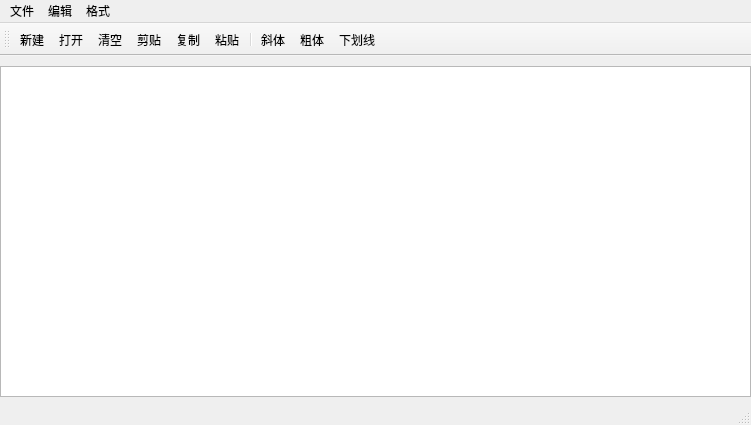
<?xml version="1.0" encoding="UTF-8"?>
<ui version="4.0">
 <class>MainWindow</class>
 <widget class="QMainWindow" name="MainWindow">
  <property name="geometry">
   <rect>
    <x>0</x>
    <y>0</y>
    <width>751</width>
    <height>425</height>
   </rect>
  </property>
  <property name="windowTitle">
   <string>MainWindow</string>
  </property>
  <widget class="QWidget" name="centralwidget">
   <widget class="QTextEdit" name="textEdit">
    <property name="geometry">
     <rect>
      <x>0</x>
      <y>10</y>
      <width>751</width>
      <height>331</height>
     </rect>
    </property>
   </widget>
  </widget>
  <widget class="QMenuBar" name="menubar">
   <property name="geometry">
    <rect>
     <x>0</x>
     <y>0</y>
     <width>751</width>
     <height>23</height>
    </rect>
   </property>
   <widget class="QMenu" name="menu">
    <property name="title">
     <string>文件</string>
    </property>
    <addaction name="actNew"/>
    <addaction name="actOpen"/>
    <addaction name="separator"/>
    <addaction name="actClose"/>
   </widget>
   <widget class="QMenu" name="menu_2">
    <property name="title">
     <string>编辑</string>
    </property>
    <addaction name="actCut"/>
    <addaction name="actCopy"/>
    <addaction name="actPaste"/>
    <addaction name="separator"/>
    <addaction name="actClear"/>
   </widget>
   <widget class="QMenu" name="menu_3">
    <property name="title">
     <string>格式</string>
    </property>
    <addaction name="actFontBold"/>
    <addaction name="actFontItalic"/>
    <addaction name="actFontUnder"/>
    <addaction name="separator"/>
    <addaction name="actToolbarLab"/>
   </widget>
   <addaction name="menu"/>
   <addaction name="menu_2"/>
   <addaction name="menu_3"/>
  </widget>
  <widget class="QToolBar" name="mainToolBar">
   <property name="windowTitle">
    <string/>
   </property>
   <property name="toolButtonStyle">
    <enum>Qt::ToolButtonTextBesideIcon</enum>
   </property>
   <attribute name="toolBarArea">
    <enum>TopToolBarArea</enum>
   </attribute>
   <attribute name="toolBarBreak">
    <bool>false</bool>
   </attribute>
   <addaction name="actNew"/>
   <addaction name="actOpen"/>
   <addaction name="actClear"/>
   <addaction name="actCut"/>
   <addaction name="actCopy"/>
   <addaction name="actPaste"/>
   <addaction name="separator"/>
   <addaction name="actFontItalic"/>
   <addaction name="actFontBold"/>
   <addaction name="actFontUnder"/>
  </widget>
  <widget class="QStatusBar" name="statusBar">
   <property name="font">
    <font>
     <family>Microsoft Uighur</family>
    </font>
   </property>
   <property name="inputMethodHints">
    <set>Qt::ImhNone</set>
   </property>
  </widget>
  <action name="actNew">
   <property name="icon">
    <iconset resource="file_edit.qrc">
     <normaloff>:/new/prefix1/images/new2.bmp</normaloff>:/new/prefix1/images/new2.bmp</iconset>
   </property>
   <property name="text">
    <string>新建</string>
   </property>
   <property name="shortcut">
    <string>Ctrl+N</string>
   </property>
  </action>
  <action name="actOpen">
   <property name="icon">
    <iconset resource="file_edit.qrc">
     <normaloff>:/new/prefix1/images/open3.bmp</normaloff>:/new/prefix1/images/open3.bmp</iconset>
   </property>
   <property name="text">
    <string>打开</string>
   </property>
   <property name="shortcut">
    <string>Ctrl+O</string>
   </property>
  </action>
  <action name="actClose">
   <property name="icon">
    <iconset resource="file_edit.qrc">
     <normaloff>:/new/prefix1/images/exit.bmp</normaloff>:/new/prefix1/images/exit.bmp</iconset>
   </property>
   <property name="text">
    <string>退出</string>
   </property>
  </action>
  <action name="actCut">
   <property name="icon">
    <iconset resource="file_edit.qrc">
     <normaloff>:/new/prefix1/images/cut.bmp</normaloff>:/new/prefix1/images/cut.bmp</iconset>
   </property>
   <property name="text">
    <string>剪贴</string>
   </property>
   <property name="shortcut">
    <string>Ctrl+X</string>
   </property>
  </action>
  <action name="actCopy">
   <property name="icon">
    <iconset resource="file_edit.qrc">
     <normaloff>:/new/prefix1/images/120.bmp</normaloff>:/new/prefix1/images/120.bmp</iconset>
   </property>
   <property name="text">
    <string>复制</string>
   </property>
   <property name="shortcut">
    <string>Ctrl+C</string>
   </property>
  </action>
  <action name="actPaste">
   <property name="icon">
    <iconset resource="file_edit.qrc">
     <normaloff>:/new/prefix1/images/paste.bmp</normaloff>:/new/prefix1/images/paste.bmp</iconset>
   </property>
   <property name="text">
    <string>粘贴</string>
   </property>
   <property name="shortcut">
    <string>Ctrl+V</string>
   </property>
  </action>
  <action name="actClear">
   <property name="icon">
    <iconset resource="file_edit.qrc">
     <normaloff>:/new/prefix1/images/103.bmp</normaloff>:/new/prefix1/images/103.bmp</iconset>
   </property>
   <property name="text">
    <string>清空</string>
   </property>
  </action>
  <action name="actFontBold">
   <property name="checkable">
    <bool>true</bool>
   </property>
   <property name="icon">
    <iconset resource="file_edit.qrc">
     <normaloff>:/new/prefix1/images/BLD.BMP</normaloff>:/new/prefix1/images/BLD.BMP</iconset>
   </property>
   <property name="text">
    <string>粗体</string>
   </property>
  </action>
  <action name="actFontItalic">
   <property name="checkable">
    <bool>true</bool>
   </property>
   <property name="icon">
    <iconset resource="file_edit.qrc">
     <normaloff>:/new/prefix1/images/ITL.BMP</normaloff>:/new/prefix1/images/ITL.BMP</iconset>
   </property>
   <property name="text">
    <string>斜体</string>
   </property>
  </action>
  <action name="actFontUnder">
   <property name="checkable">
    <bool>true</bool>
   </property>
   <property name="icon">
    <iconset resource="file_edit.qrc">
     <normaloff>:/new/prefix1/images/WORDUNDR.BMP</normaloff>:/new/prefix1/images/WORDUNDR.BMP</iconset>
   </property>
   <property name="text">
    <string>下划线</string>
   </property>
  </action>
  <action name="actToolbarLab">
   <property name="icon">
    <iconset resource="file_edit.qrc">
     <normaloff>:/new/prefix1/images/430.bmp</normaloff>:/new/prefix1/images/430.bmp</iconset>
   </property>
   <property name="text">
    <string>显示工具栏文字标签</string>
   </property>
  </action>
  <action name="actFont">
   <property name="icon">
    <iconset resource="file_edit.qrc">
     <normaloff>:/new/prefix1/images/20.ico</normaloff>:/new/prefix1/images/20.ico</iconset>
   </property>
   <property name="text">
    <string>字体...</string>
   </property>
   <property name="toolTip">
    <string>字体设置</string>
   </property>
  </action>
 </widget>
 <resources>
  <include location="file_edit.qrc"/>
 </resources>
 <connections>
  <connection>
   <sender>actClose</sender>
   <signal>triggered()</signal>
   <receiver>MainWindow</receiver>
   <slot>close()</slot>
   <hints>
    <hint type="sourcelabel">
     <x>-1</x>
     <y>-1</y>
    </hint>
    <hint type="destinationlabel">
     <x>375</x>
     <y>212</y>
    </hint>
   </hints>
  </connection>
  <connection>
   <sender>actClear</sender>
   <signal>triggered()</signal>
   <receiver>textEdit</receiver>
   <slot>clear()</slot>
   <hints>
    <hint type="sourcelabel">
     <x>-1</x>
     <y>-1</y>
    </hint>
    <hint type="destinationlabel">
     <x>375</x>
     <y>232</y>
    </hint>
   </hints>
  </connection>
  <connection>
   <sender>actCut</sender>
   <signal>triggered()</signal>
   <receiver>textEdit</receiver>
   <slot>cut()</slot>
   <hints>
    <hint type="sourcelabel">
     <x>-1</x>
     <y>-1</y>
    </hint>
    <hint type="destinationlabel">
     <x>375</x>
     <y>232</y>
    </hint>
   </hints>
  </connection>
  <connection>
   <sender>actCopy</sender>
   <signal>triggered()</signal>
   <receiver>textEdit</receiver>
   <slot>copy()</slot>
   <hints>
    <hint type="sourcelabel">
     <x>-1</x>
     <y>-1</y>
    </hint>
    <hint type="destinationlabel">
     <x>375</x>
     <y>232</y>
    </hint>
   </hints>
  </connection>
  <connection>
   <sender>actPaste</sender>
   <signal>triggered()</signal>
   <receiver>textEdit</receiver>
   <slot>paste()</slot>
   <hints>
    <hint type="sourcelabel">
     <x>-1</x>
     <y>-1</y>
    </hint>
    <hint type="destinationlabel">
     <x>375</x>
     <y>232</y>
    </hint>
   </hints>
  </connection>
 </connections>
</ui>
